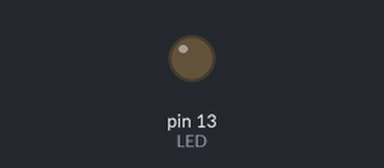
Bench run of a sketch on a simulated Arduino Uno, built with avr-gcc and run on an emulated ATmega328P. Parts: output pins drawn as LEDs (lit = HIGH).

Above: at 0.7 s.
At 1.85 s:
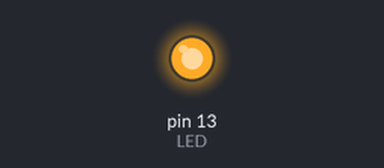
Timing chart, 0 to 5.2 s (numbered marks = the images above):
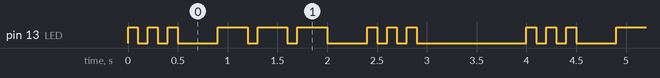

The sketch:

SOS_letras.ino
```cpp
#define LED 13

// exemplo de código morse
// 100 ms pra dit e 300 ms pra dah
// uma palavra apenas


int SOS[3][3] = {{100, 100, 100},  // letra S
                 {300, 300, 300},  // letra O
                 {100, 100, 100}}; // letra S

void setup() {
  // put your setup code here, to run once:
  // seta o led como output
  pinMode(LED, OUTPUT);
}

void loop() {
  // put your main code here, to run repeatedly:
  // para cada letra (linha) da palavra (array), pisca dit ou dah (coluna)
  for (int i = 0; i < (sizeof(SOS) / sizeof(SOS[0])); i++){
    for (int j = 0; j < (sizeof(SOS[i]) / sizeof(SOS[i][0])); j++){
      digitalWrite(LED, HIGH);
      delay(SOS[i][j]);
      digitalWrite(LED, LOW);
      delay(100);
    }
    delay(300);
  }
  delay(700);
  // digitalWrite(LED, HIGH);
  // delay(1000);
  // digitalWrite(LED, LOW);
  // delay(1000);
}
```

Measured:
- by itself, pin 13 (LED): repeats every 4.0 s: 2 × (LOW 0.10 s, HIGH 0.10 s), LOW 0.40 s, 2 × (HIGH 0.30 s, LOW 0.10 s), HIGH 0.30 s, LOW 0.40 s, 2 × (HIGH 0.10 s, LOW 0.10 s), HIGH 0.10 s, LOW 1.1 s, HIGH 0.10 s
- by itself, everything shown: repeats every 4.0 s, in 18 steps
